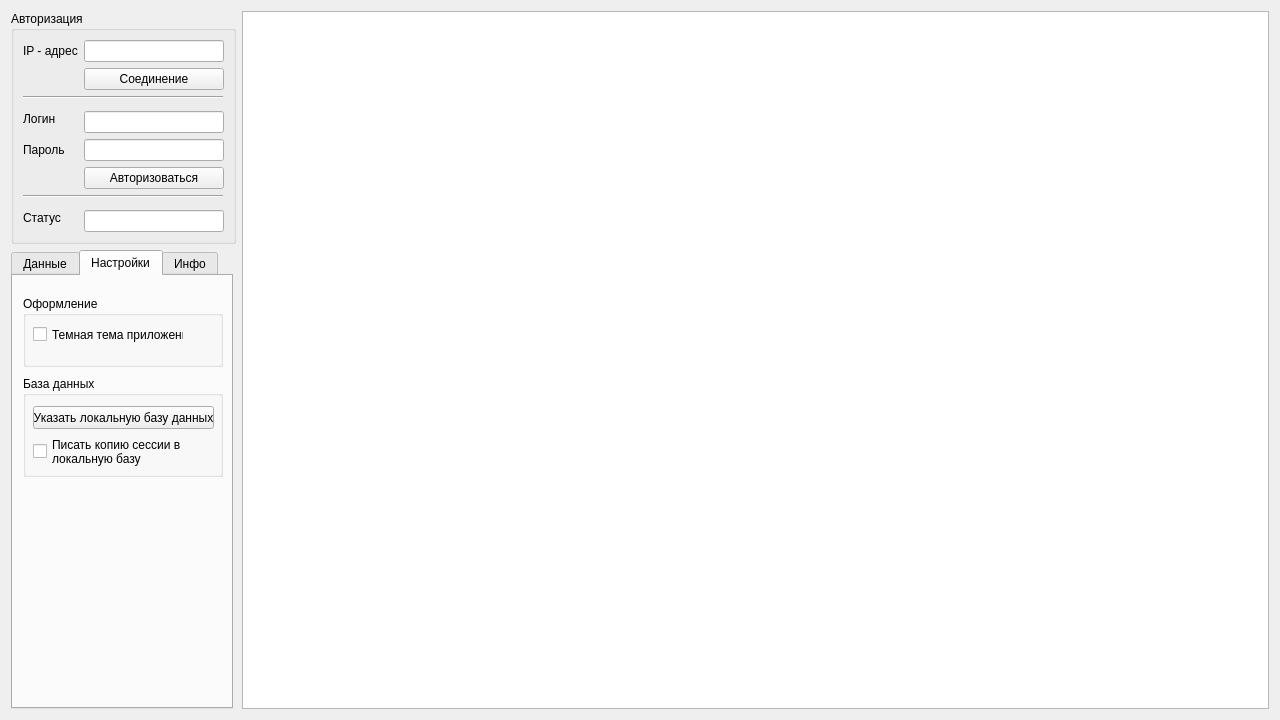
<?xml version="1.0" encoding="UTF-8"?>
<ui version="4.0">
 <class>CPclient</class>
 <widget class="QWidget" name="CPclient">
  <property name="geometry">
   <rect>
    <x>0</x>
    <y>0</y>
    <width>1280</width>
    <height>720</height>
   </rect>
  </property>
  <property name="sizePolicy">
   <sizepolicy hsizetype="Preferred" vsizetype="Preferred">
    <horstretch>4</horstretch>
    <verstretch>5</verstretch>
   </sizepolicy>
  </property>
  <property name="windowTitle">
   <string>Клиент</string>
  </property>
  <layout class="QGridLayout" name="gridLayout_3">
   <item row="0" column="0">
    <widget class="QGroupBox" name="groupBox">
     <property name="sizePolicy">
      <sizepolicy hsizetype="Fixed" vsizetype="Fixed">
       <horstretch>0</horstretch>
       <verstretch>0</verstretch>
      </sizepolicy>
     </property>
     <property name="styleSheet">
      <string notr="true"/>
     </property>
     <property name="title">
      <string>Авторизация</string>
     </property>
     <layout class="QGridLayout" name="gridLayout">
      <item row="4" column="1">
       <widget class="QLineEdit" name="loginline">
        <property name="minimumSize">
         <size>
          <width>140</width>
          <height>0</height>
         </size>
        </property>
        <property name="maximumSize">
         <size>
          <width>133</width>
          <height>16777215</height>
         </size>
        </property>
       </widget>
      </item>
      <item row="6" column="1">
       <widget class="QPushButton" name="LoginButton">
        <property name="minimumSize">
         <size>
          <width>140</width>
          <height>0</height>
         </size>
        </property>
        <property name="contextMenuPolicy">
         <enum>Qt::DefaultContextMenu</enum>
        </property>
        <property name="autoFillBackground">
         <bool>false</bool>
        </property>
        <property name="styleSheet">
         <string notr="true"/>
        </property>
        <property name="text">
         <string>Авторизоваться</string>
        </property>
       </widget>
      </item>
      <item row="1" column="1">
       <widget class="QPushButton" name="Connection_Button">
        <property name="minimumSize">
         <size>
          <width>140</width>
          <height>0</height>
         </size>
        </property>
        <property name="maximumSize">
         <size>
          <width>133</width>
          <height>16777215</height>
         </size>
        </property>
        <property name="styleSheet">
         <string notr="true"/>
        </property>
        <property name="text">
         <string>Соединение</string>
        </property>
        <property name="iconSize">
         <size>
          <width>16</width>
          <height>16</height>
         </size>
        </property>
       </widget>
      </item>
      <item row="7" column="0" colspan="2">
       <widget class="Line" name="line">
        <property name="minimumSize">
         <size>
          <width>200</width>
          <height>0</height>
         </size>
        </property>
        <property name="maximumSize">
         <size>
          <width>200</width>
          <height>16777215</height>
         </size>
        </property>
        <property name="orientation">
         <enum>Qt::Horizontal</enum>
        </property>
       </widget>
      </item>
      <item row="9" column="1">
       <widget class="QLineEdit" name="statusline">
        <property name="minimumSize">
         <size>
          <width>140</width>
          <height>0</height>
         </size>
        </property>
        <property name="maximumSize">
         <size>
          <width>140</width>
          <height>16777215</height>
         </size>
        </property>
       </widget>
      </item>
      <item row="5" column="0">
       <widget class="QLabel" name="label_3">
        <property name="text">
         <string>Пароль</string>
        </property>
       </widget>
      </item>
      <item row="0" column="0">
       <widget class="QLabel" name="label">
        <property name="text">
         <string>IP - адрес</string>
        </property>
       </widget>
      </item>
      <item row="0" column="1">
       <widget class="QLineEdit" name="IPline">
        <property name="sizePolicy">
         <sizepolicy hsizetype="Fixed" vsizetype="Fixed">
          <horstretch>0</horstretch>
          <verstretch>0</verstretch>
         </sizepolicy>
        </property>
        <property name="minimumSize">
         <size>
          <width>140</width>
          <height>0</height>
         </size>
        </property>
        <property name="maximumSize">
         <size>
          <width>133</width>
          <height>16777215</height>
         </size>
        </property>
       </widget>
      </item>
      <item row="5" column="1">
       <widget class="QLineEdit" name="passwordline">
        <property name="minimumSize">
         <size>
          <width>140</width>
          <height>0</height>
         </size>
        </property>
        <property name="maximumSize">
         <size>
          <width>133</width>
          <height>16777215</height>
         </size>
        </property>
        <property name="echoMode">
         <enum>QLineEdit::Password</enum>
        </property>
       </widget>
      </item>
      <item row="8" column="0" rowspan="2">
       <widget class="QLabel" name="label_4">
        <property name="text">
         <string>Статус</string>
        </property>
       </widget>
      </item>
      <item row="3" column="0" rowspan="2">
       <widget class="QLabel" name="label_2">
        <property name="text">
         <string>Логин</string>
        </property>
       </widget>
      </item>
      <item row="2" column="0" colspan="2">
       <widget class="Line" name="line_2">
        <property name="minimumSize">
         <size>
          <width>200</width>
          <height>0</height>
         </size>
        </property>
        <property name="maximumSize">
         <size>
          <width>200</width>
          <height>16777215</height>
         </size>
        </property>
        <property name="styleSheet">
         <string notr="true"/>
        </property>
        <property name="orientation">
         <enum>Qt::Horizontal</enum>
        </property>
       </widget>
      </item>
     </layout>
    </widget>
   </item>
   <item row="0" column="1" rowspan="2">
    <widget class="QTableView" name="tableView">
     <property name="enabled">
      <bool>true</bool>
     </property>
     <property name="sizePolicy">
      <sizepolicy hsizetype="Preferred" vsizetype="Preferred">
       <horstretch>0</horstretch>
       <verstretch>0</verstretch>
      </sizepolicy>
     </property>
    </widget>
   </item>
   <item row="1" column="0">
    <widget class="QTabWidget" name="tabWidget">
     <property name="sizePolicy">
      <sizepolicy hsizetype="Fixed" vsizetype="Preferred">
       <horstretch>0</horstretch>
       <verstretch>0</verstretch>
      </sizepolicy>
     </property>
     <property name="minimumSize">
      <size>
       <width>222</width>
       <height>0</height>
      </size>
     </property>
     <property name="maximumSize">
      <size>
       <width>222</width>
       <height>16777215</height>
      </size>
     </property>
     <property name="tabShape">
      <enum>QTabWidget::Rounded</enum>
     </property>
     <property name="currentIndex">
      <number>1</number>
     </property>
     <widget class="QWidget" name="tab_3">
      <attribute name="title">
       <string>Данные</string>
      </attribute>
      <widget class="QPushButton" name="pushButton">
       <property name="geometry">
        <rect>
         <x>10</x>
         <y>40</y>
         <width>200</width>
         <height>23</height>
        </rect>
       </property>
       <property name="minimumSize">
        <size>
         <width>200</width>
         <height>0</height>
        </size>
       </property>
       <property name="maximumSize">
        <size>
         <width>200</width>
         <height>35</height>
        </size>
       </property>
       <property name="text">
        <string>Получить  данные таблицы</string>
       </property>
      </widget>
      <widget class="QPushButton" name="CalcButton">
       <property name="geometry">
        <rect>
         <x>10</x>
         <y>70</y>
         <width>200</width>
         <height>23</height>
        </rect>
       </property>
       <property name="text">
        <string>Расчет значений</string>
       </property>
      </widget>
      <widget class="QComboBox" name="DB_table_Box">
       <property name="geometry">
        <rect>
         <x>10</x>
         <y>10</y>
         <width>201</width>
         <height>21</height>
        </rect>
       </property>
       <item>
        <property name="text">
         <string>Предприятие</string>
        </property>
       </item>
       <item>
        <property name="text">
         <string>Предприятие (подробно)</string>
        </property>
       </item>
      </widget>
     </widget>
     <widget class="QWidget" name="tab">
      <attribute name="title">
       <string>Настройки</string>
      </attribute>
      <widget class="QGroupBox" name="groupBox_2">
       <property name="geometry">
        <rect>
         <x>10</x>
         <y>20</y>
         <width>200</width>
         <height>71</height>
        </rect>
       </property>
       <property name="minimumSize">
        <size>
         <width>200</width>
         <height>0</height>
        </size>
       </property>
       <property name="maximumSize">
        <size>
         <width>200</width>
         <height>16777215</height>
        </size>
       </property>
       <property name="title">
        <string>Оформление</string>
       </property>
       <widget class="QCheckBox" name="checkBox">
        <property name="geometry">
         <rect>
          <x>10</x>
          <y>30</y>
          <width>151</width>
          <height>17</height>
         </rect>
        </property>
        <property name="text">
         <string>Темная тема приложения</string>
        </property>
       </widget>
      </widget>
      <widget class="QGroupBox" name="groupBox_3">
       <property name="geometry">
        <rect>
         <x>10</x>
         <y>100</y>
         <width>200</width>
         <height>101</height>
        </rect>
       </property>
       <property name="title">
        <string>База данных</string>
       </property>
       <widget class="QPushButton" name="chooseDB_button">
        <property name="geometry">
         <rect>
          <x>10</x>
          <y>30</y>
          <width>181</width>
          <height>23</height>
         </rect>
        </property>
        <property name="text">
         <string>Указать локальную базу данных</string>
        </property>
       </widget>
       <widget class="QCheckBox" name="WriteCopyDB_box">
        <property name="geometry">
         <rect>
          <x>10</x>
          <y>60</y>
          <width>181</width>
          <height>31</height>
         </rect>
        </property>
        <property name="text">
         <string>Писать копию сессии в 
локальную базу</string>
        </property>
       </widget>
      </widget>
     </widget>
     <widget class="QWidget" name="tab_2">
      <attribute name="title">
       <string>Инфо</string>
      </attribute>
      <layout class="QGridLayout" name="gridLayout_2">
       <item row="0" column="0">
        <widget class="QTextBrowser" name="textBrowser">
         <property name="sizePolicy">
          <sizepolicy hsizetype="Preferred" vsizetype="Preferred">
           <horstretch>0</horstretch>
           <verstretch>0</verstretch>
          </sizepolicy>
         </property>
         <property name="minimumSize">
          <size>
           <width>200</width>
           <height>0</height>
          </size>
         </property>
         <property name="maximumSize">
          <size>
           <width>200</width>
           <height>16777215</height>
          </size>
         </property>
         <property name="html">
          <string>&lt;!DOCTYPE HTML PUBLIC &quot;-//W3C//DTD HTML 4.0//EN&quot; &quot;http://www.w3.org/TR/REC-html40/strict.dtd&quot;&gt;
&lt;html&gt;&lt;head&gt;&lt;meta name=&quot;qrichtext&quot; content=&quot;1&quot; /&gt;&lt;style type=&quot;text/css&quot;&gt;
p, li { white-space: pre-wrap; }
&lt;/style&gt;&lt;/head&gt;&lt;body style=&quot; font-family:'MS Shell Dlg 2'; font-size:8.25pt; font-weight:400; font-style:normal;&quot;&gt;
&lt;p style=&quot; margin-top:0px; margin-bottom:0px; margin-left:0px; margin-right:0px; -qt-block-indent:0; text-indent:0px;&quot;&gt;&lt;span style=&quot; font-size:10pt; font-weight:600;&quot;&gt;Последняя версия: 1.6&lt;/span&gt;&lt;/p&gt;
&lt;p style=&quot; margin-top:0px; margin-bottom:0px; margin-left:0px; margin-right:0px; -qt-block-indent:0; text-indent:0px;&quot;&gt;&lt;span style=&quot; font-size:10pt; font-weight:600;&quot;&gt;Последнее обновление: 19.06.2020&lt;/span&gt;&lt;/p&gt;
&lt;p style=&quot; margin-top:0px; margin-bottom:0px; margin-left:0px; margin-right:0px; -qt-block-indent:0; text-indent:0px;&quot;&gt;&lt;br /&gt;&lt;span style=&quot; font-size:10pt; font-weight:600;&quot;&gt;Вышедшие обновления:&lt;/span&gt;&lt;br /&gt;&lt;span style=&quot; font-size:8pt;&quot;&gt;1.1 - Добавлено окно авторизации&lt;/span&gt;&lt;/p&gt;
&lt;p style=&quot; margin-top:0px; margin-bottom:0px; margin-left:0px; margin-right:0px; -qt-block-indent:0; text-indent:0px;&quot;&gt;&lt;span style=&quot; font-size:8pt;&quot;&gt;1.2 - Добавлена поддержка автогенерации логов в файл Readme&lt;/span&gt;&lt;/p&gt;
&lt;p style=&quot; margin-top:0px; margin-bottom:0px; margin-left:0px; margin-right:0px; -qt-block-indent:0; text-indent:0px;&quot;&gt;&lt;span style=&quot; font-size:8pt;&quot;&gt;1.3 - Полностью переведен интерфейс на русский язык&lt;/span&gt;&lt;/p&gt;
&lt;p style=&quot; margin-top:0px; margin-bottom:0px; margin-left:0px; margin-right:0px; -qt-block-indent:0; text-indent:0px;&quot;&gt;&lt;span style=&quot; font-size:8pt;&quot;&gt;1.4 - Добавлена полная поддержка кодировка 1251&lt;/span&gt;&lt;br /&gt;1&lt;span style=&quot; font-size:8pt;&quot;&gt;.5 - Поддержка баз данных SQLite&lt;/span&gt;&lt;/p&gt;
&lt;p style=&quot; margin-top:0px; margin-bottom:0px; margin-left:0px; margin-right:0px; -qt-block-indent:0; text-indent:0px;&quot;&gt;&lt;span style=&quot; font-size:8pt;&quot;&gt;1.6 - Возможность хранения базы пользователей на удаленном сервере&lt;/span&gt;&lt;/p&gt;
&lt;p style=&quot; margin-top:0px; margin-bottom:0px; margin-left:0px; margin-right:0px; -qt-block-indent:0; text-indent:0px;&quot;&gt;&lt;span style=&quot; font-size:8pt;&quot;&gt;&lt;br /&gt;&lt;/span&gt;&lt;span style=&quot; font-size:10pt; font-weight:600;&quot;&gt;Запланированные обновления:&lt;/span&gt;&lt;/p&gt;
&lt;p style=&quot; margin-top:0px; margin-bottom:0px; margin-left:0px; margin-right:0px; -qt-block-indent:0; text-indent:0px;&quot;&gt;&lt;span style=&quot; font-size:8pt;&quot;&gt;0.1 - Создание WEB версии программы&lt;br /&gt;&lt;br /&gt;&lt;/span&gt;&lt;span style=&quot; font-size:10pt; font-weight:600;&quot;&gt;Информация об обновлении:&lt;/span&gt;&lt;span style=&quot; font-size:8pt;&quot;&gt;&lt;br /&gt;&lt;br /&gt;&lt;/span&gt;Последнюю версию и исходные файлы можно получить по ссылке:&lt;br /&gt;https://github.com/ruhose73/Koftan&lt;a href=&quot;GitHUB&quot;&gt;&lt;span style=&quot; font-size:8pt; text-decoration: underline; color:#0000ff;&quot;&gt;&lt;br /&gt;&lt;/span&gt;&lt;/a&gt;&lt;/p&gt;
&lt;p style=&quot; margin-top:0px; margin-bottom:0px; margin-left:0px; margin-right:0px; -qt-block-indent:0; text-indent:0px;&quot;&gt;Документацию можно получить по почте: ruhose73@gmail.com&lt;/p&gt;
&lt;p style=&quot;-qt-paragraph-type:empty; margin-top:0px; margin-bottom:0px; margin-left:0px; margin-right:0px; -qt-block-indent:0; text-indent:0px;&quot;&gt;&lt;br /&gt;&lt;/p&gt;
&lt;p style=&quot; margin-top:0px; margin-bottom:0px; margin-left:0px; margin-right:0px; -qt-block-indent:0; text-indent:0px;&quot;&gt;Продукт является opensource проектом&lt;/p&gt;
&lt;p style=&quot;-qt-paragraph-type:empty; margin-top:0px; margin-bottom:0px; margin-left:0px; margin-right:0px; -qt-block-indent:0; text-indent:0px;&quot;&gt;&lt;br /&gt;&lt;/p&gt;
&lt;p style=&quot; margin-top:0px; margin-bottom:0px; margin-left:0px; margin-right:0px; -qt-block-indent:0; text-indent:0px;&quot;&gt;ruhose73@gmail.com&lt;br /&gt;https://github.com/ruhose73/Koftan&lt;/p&gt;&lt;/body&gt;&lt;/html&gt;</string>
         </property>
        </widget>
       </item>
      </layout>
     </widget>
    </widget>
   </item>
  </layout>
 </widget>
 <tabstops>
  <tabstop>IPline</tabstop>
  <tabstop>Connection_Button</tabstop>
  <tabstop>loginline</tabstop>
  <tabstop>passwordline</tabstop>
  <tabstop>LoginButton</tabstop>
  <tabstop>tabWidget</tabstop>
  <tabstop>pushButton</tabstop>
  <tabstop>CalcButton</tabstop>
  <tabstop>checkBox</tabstop>
  <tabstop>textBrowser</tabstop>
  <tabstop>tableView</tabstop>
  <tabstop>statusline</tabstop>
 </tabstops>
 <resources/>
 <connections/>
</ui>
